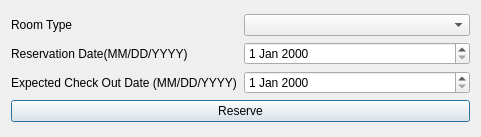
<?xml version="1.0" encoding="UTF-8"?>
<ui version="4.0">
 <class>AddRoomReservation</class>
 <widget class="QDialog" name="AddRoomReservation">
  <property name="geometry">
   <rect>
    <x>0</x>
    <y>0</y>
    <width>481</width>
    <height>137</height>
   </rect>
  </property>
  <property name="windowTitle">
   <string>Dialog</string>
  </property>
  <layout class="QGridLayout" name="gridLayout_2">
   <item row="0" column="0">
    <layout class="QGridLayout" name="gridLayout">
     <item row="0" column="0">
      <layout class="QVBoxLayout" name="verticalLayout">
       <item>
        <layout class="QHBoxLayout" name="horizontalLayout">
         <item>
          <widget class="QLabel" name="label">
           <property name="text">
            <string>Room Type</string>
           </property>
          </widget>
         </item>
         <item>
          <widget class="QComboBox" name="roomType"/>
         </item>
        </layout>
       </item>
       <item>
        <layout class="QHBoxLayout" name="horizontalLayout_2">
         <item>
          <widget class="QLabel" name="label_2">
           <property name="text">
            <string>Reservation Date(MM/DD/YYYY)</string>
           </property>
          </widget>
         </item>
         <item>
          <widget class="QDateEdit" name="dateEdit_sDate"/>
         </item>
        </layout>
       </item>
       <item>
        <layout class="QHBoxLayout" name="horizontalLayout_3">
         <item>
          <widget class="QLabel" name="label_3">
           <property name="text">
            <string>Expected Check Out Date (MM/DD/YYYY)</string>
           </property>
          </widget>
         </item>
         <item>
          <widget class="QDateEdit" name="dateEdit_eDate"/>
         </item>
        </layout>
       </item>
      </layout>
     </item>
     <item row="1" column="0">
      <widget class="QPushButton" name="Reserve">
       <property name="text">
        <string>Reserve</string>
       </property>
      </widget>
     </item>
    </layout>
   </item>
  </layout>
 </widget>
 <resources/>
 <connections/>
</ui>
